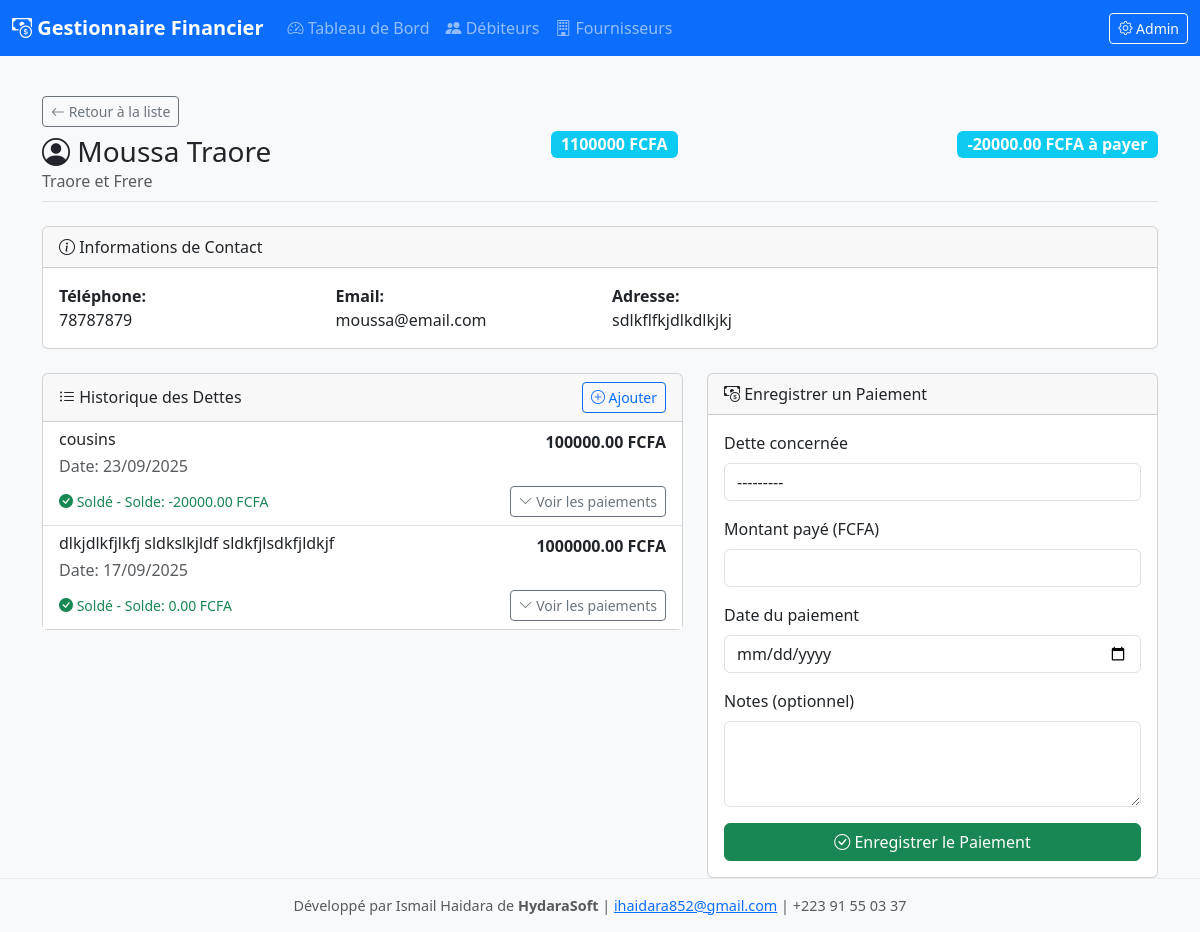
Screenshot of /debiteurs/2/ with the database file from the repository.
### core/models.py (models this page shows, shortened)
class Debtor(models.Model):
    first_name = models.CharField(max_length=100, verbose_name="prénom")
    last_name = models.CharField(max_length=100, verbose_name="nom")
    company = models.CharField(max_length=200, blank=True, null=True, verbose_name="entreprise")
    email = models.EmailField(blank=True, null=True, verbose_name="adresse e-mail")
    phone = models.CharField(max_length=30, blank=True, null=True, verbose_name="numéro de téléphone")
    address = models.TextField(blank=True, null=True, verbose_name="adresse")
    created_at = models.DateTimeField(auto_now_add=True, verbose_name="date de création")
    updated_at = models.DateTimeField(auto_now=True, verbose_name="date de modification")
    class Meta:
        verbose_name = "Débiteur"
        verbose_name_plural = "Débiteurs"
        ordering = ['-created_at'] # Newest debtors first
    def __str__(self):
        if self.company:
            return f"{self.company} ({self.first_name} {self.last_name})"
        return f"{self.first_name} {self.last_name}"
    def get_remaining_balance(self):
        total_debt = sum(debt.amount for debt in self.debts.all())
        total_paid = sum(payment.amount for debt in self.debts.all() for payment in debt.payments.all())
        return total_debt - total_paid
    @property
    def total_debt(self):
        total = self.debts.aggregate(total=models.Sum('amount'))['total']
        return total if total is not None else 0.0

class Debt(models.Model):
    debtor = models.ForeignKey(Debtor, on_delete=models.CASCADE, related_name='debts', verbose_name="débiteur")
    amount = models.DecimalField(max_digits=10, decimal_places=2, verbose_name="montant")
    description = models.TextField(verbose_name="description")
    date_incurred = models.DateField(verbose_name="date de la dette")
    created_at = models.DateTimeField(auto_now_add=True)
    updated_at = models.DateTimeField(auto_now=True)
    class Meta:
        verbose_name = "Dette"
        verbose_name_plural = "Dettes"
        ordering = ['-date_incurred'] # Most recent debts first
    @property
    def remaining_balance(self):
        from decimal import Decimal # Import Decimal at the top of the file or here
        total_paid = self.payments.aggregate(total=models.Sum('amount'))['total']
        total_paid = total_paid if total_paid is not None else Decimal(0)
        return self.amount - total_paid # Decimal - Decimal = Correct!
    @property
    def status(self):
        balance = self.remaining_balance
        if balance <= 0:
            return "Soldé"
        else:
            return "En Cours"

class Payment(models.Model):
    debt = models.ForeignKey(Debt, on_delete=models.CASCADE, related_name='payments', verbose_name="dette")
    amount = models.DecimalField(max_digits=10, decimal_places=2, verbose_name="montant payé")
    date_paid = models.DateField(verbose_name="date de paiement")
    notes = models.TextField(blank=True, null=True, verbose_name="notes")
    created_at = models.DateTimeField(auto_now_add=True)
    updated_at = models.DateTimeField(auto_now=True)
    class Meta:
        verbose_name = "Paiement"
        verbose_name_plural = "Paiements"
        ordering = ['-date_paid'] # Most recent payments first

### core/views.py (the view)
# urls.py: path('debiteurs/<int:debtor_id>/', views.debtor_detail, name='debtor-detail'),
def debtor_detail(request, debtor_id):
    debtor = get_object_or_404(Debtor, id=debtor_id)
    debts = debtor.debts.all().order_by('-date_incurred')
    if request.method == 'POST':
        payment_form = PaymentForm(request.POST)
        if payment_form.is_valid():
            new_payment = payment_form.save()
            return redirect('debtor-detail', debtor_id=debtor.id)
    else:
        payment_form = PaymentForm()
        debts_with_balance_ids = Debt.objects.filter(
            debtor=debtor
        ).annotate(
            total_paid=Coalesce(Sum('payments__amount'), Value(0, output_field=DecimalField()))
        ).annotate(
            remaining_balance=F('amount') - F('total_paid')
        ).filter(
            remaining_balance__gt=0
        ).values_list('id', flat=True)
        payment_form.fields['debt'].queryset = Debt.objects.filter(id__in=debts_with_balance_ids)
    context = {
        'debtor': debtor,
        'debts': debts,
        'payment_form': payment_form,
    }
    return render(request, 'core/debtor_detail.html', context)

### core/forms.py
class PaymentForm(forms.ModelForm):
    def __init__(self, *args, **kwargs):
        super().__init__(*args, **kwargs)
        for field_name, field in self.fields.items():
            field.widget.attrs['class'] = 'form-control'
            if field_name == 'address':
                field.widget = forms.Textarea(attrs={'class': 'form-control', 'rows': 3})
            if field_name == 'notes':
                field.widget = forms.Textarea(attrs={'class': 'form-control', 'rows': 3})
            if field_name == 'date_paid':
                field.widget = forms.DateInput(attrs={'class': 'form-control', 'type': 'date'})
            if field_name == 'amount':
                field.widget = forms.NumberInput(attrs={'class': 'form-control', 'step': '10000.00'})
            if field_name == 'debt':
                pass
    class Meta:
        model = Payment
        fields = ['debt', 'amount', 'date_paid', 'notes']
        widgets = {
            'date_paid': forms.DateInput(attrs={'type': 'date'})
        }

### core/templates/core/debtor_detail.html (shortened to what this page needs)
{% extends "core/base.html" %}
{% block content %}
<div class="d-flex justify-content-between flex-wrap align-items-center pt-3 pb-2 mb-4 border-bottom">
    <div>
        <a href="{% url 'debtor-list' %}" class="btn btn-outline-secondary btn-sm mb-2">
            <i class="bi bi-arrow-left"></i> Retour à la liste
        </a>
        <h1 class="h3 mb-0"><i class="bi bi-person-circle"></i> {{ debtor.first_name }} {{ debtor.last_name }}</h1>
        {% if debtor.company %}<p class="text-muted mb-0">{{ debtor.company }}</p>{% endif %}
    </div>
    <span class="badge bg-info fs-6">{{ debtor.total_debt }} FCFA</span>
    <span class="badge bg-info fs-6">{{ debtor.get_remaining_balance }} FCFA à payer</span>
</div>
<div class="row mb-4">
    <div class="col-md-12">
        <div class="card">
            <div class="card-header">
                <i class="bi bi-info-circle"></i> Informations de Contact
            </div>
            <div class="card-body">
                <div class="row">
                    <div class="col-md-3"><strong>Téléphone:</strong><br>{{ debtor.phone|default:"-" }}</div>
                    <div class="col-md-3"><strong>Email:</strong><br>{{ debtor.email|default:"-" }}</div>
                    <div class="col-md-6"><strong>Adresse:</strong><br>{{ debtor.address|default:"-" }}</div>
                </div>
            </div>
        </div>
    </div>
</div>
<div class="row">
    <div class="col-md-7">
        <div class="card">
            <div class="card-header d-flex justify-content-between align-items-center">
                <span><i class="bi bi-list-ul"></i> Historique des Dettes</span>
                <a href="{% url 'debt-create' %}" class="btn btn-sm btn-outline-primary">
                    <i class="bi bi-plus-circle"></i> Ajouter
                </a>
            </div>
            <div class="card-body p-0">
                <div class="list-group list-group-flush">
                    {% for debt in debts %}
                    <div class="list-group-item">
                        <div class="d-flex w-100 justify-content-between">
                            <h6 class="mb-1">{{ debt.description }}</h6>
                            <strong>{{ debt.amount }} FCFA</strong>
                        </div>
                        <p class="mb-1 text-muted">Date: {{ debt.date_incurred|date:"d/m/Y" }}</p>
                        <div class="d-flex justify-content-between align-items-center mt-2">
                            <small class="{% if debt.status == 'Soldé' %}text-success{% else %}text-warning{% endif %}">
                                <i class="bi bi-{% if debt.status == 'Soldé' %}check-circle-fill{% else %}clock-history{% endif %}"></i>
                                {{ debt.status }} - Solde: {{ debt.remaining_balance }} FCFA
                            </small>
                            <button class="btn btn-sm btn-outline-secondary" type="button" data-bs-toggle="collapse" data-bs-target="#payments-{{ debt.id }}">
                                <i class="bi bi-chevron-down"></i> Voir les paiements
                            </button>
                        </div>
                    </div>
                    {% empty %}
                    <div class="list-group-item text-center text-muted py-4">
                        <i class="bi bi-inbox"></i><br>
                        Aucune dette enregistrée.
                    </div>
                    {% endfor %}
                </div>
            </div>
        </div>
    </div>
    <div class="col-md-5">
        <div class="card">
            <div class="card-header">
                <i class="bi bi-cash-coin"></i> Enregistrer un Paiement
            </div>
            <div class="card-body">
                <form method="post">
                    <div class="mb-3">
                        <label for="{{ payment_form.debt.id_for_label }}" class="form-label">Dette concernée</label>
                        {{ payment_form.debt }}
                    </div>
                    <div class="mb-3">
                        <label for="{{ payment_form.amount.id_for_label }}" class="form-label">Montant payé (FCFA)</label>
                        {{ payment_form.amount }}
                    </div>
                    <div class="mb-3">
                        <label for="{{ payment_form.date_paid.id_for_label }}" class="form-label">Date du paiement</label>
                        {{ payment_form.date_paid }}
                    </div>
                    <div class="mb-3">
                        <label for="{{ payment_form.notes.id_for_label }}" class="form-label">Notes (optionnel)</label>
                        {{ payment_form.notes }}
                    </div>
                    <button type="submit" class="btn btn-success w-100">
                        <i class="bi bi-check-circle"></i> Enregistrer le Paiement
                    </button>
                </form>
            </div>
        </div>
    </div>
</div>
{% endblock %}

### rows the page displays
Debtor: first_name "Moussa", last_name "Traore", company "Traore et Frere", total_debt "1100000", get_remaining_balance "-20000.00", phone "78787879", email "moussa@email.com", address "sdlkflfkjdlkdlkjkj"
Debt: description "cousins", amount "100000.00", date_incurred "23/09/2025", status "Soldé", remaining_balance "-20000.00"
Debt: description "dlkjdlkfjlkfj sldkslkjldf sldkfjlsdkfjldkjf", amount "1000000.00", date_incurred "17/09/2025", status "Soldé", remaining_balance "0.00"
